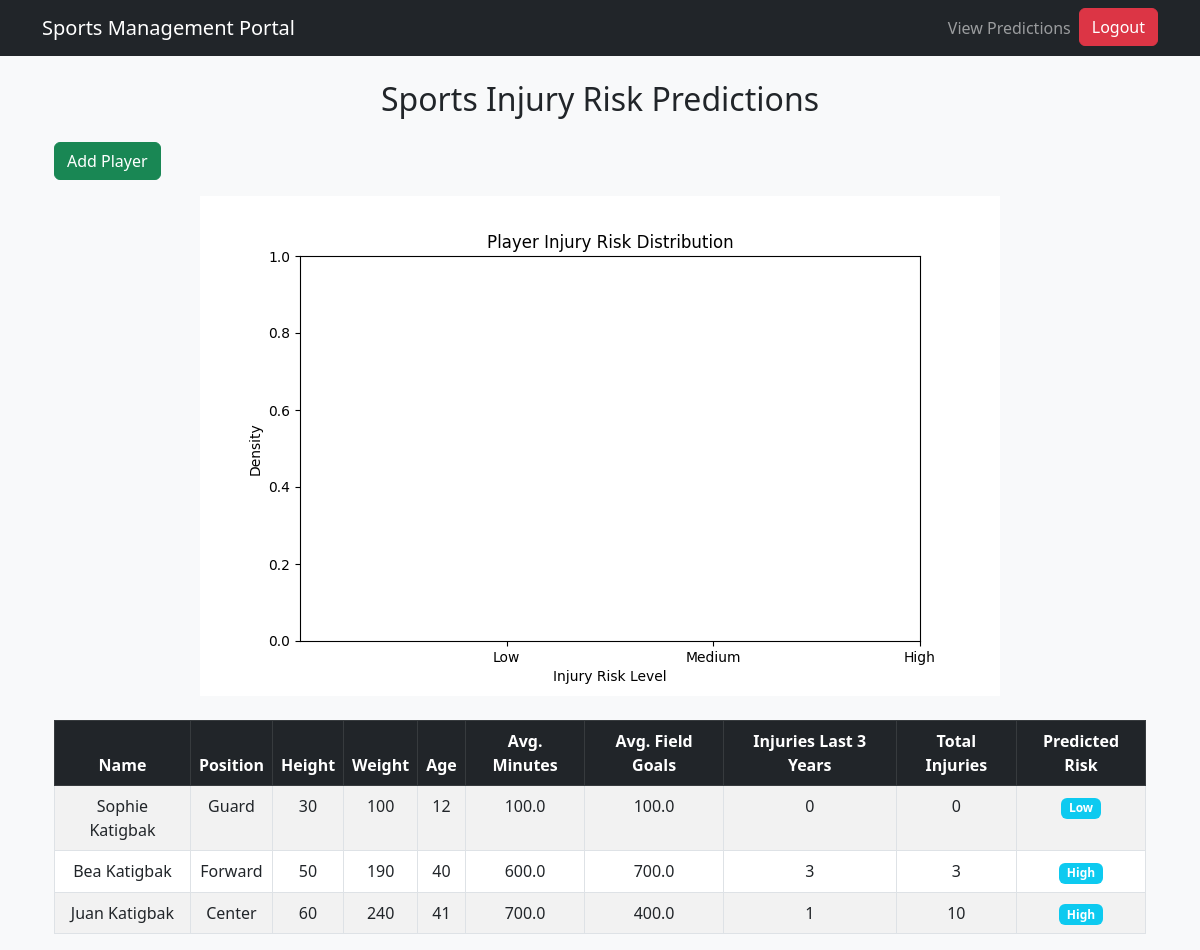
/predictions/ (signed in), run on the app's committed database.
### predictions/models.py (models this page shows, shortened)
class Player(models.Model):
    name = models.CharField(max_length=100)
    position = models.CharField(max_length=50)
    height = models.IntegerField()
    weight = models.IntegerField()
    age = models.IntegerField()
    avg_minutes = models.FloatField()
    avg_field_goals = models.FloatField()
    injuries_last_3_years = models.IntegerField(default=0)
    total_injuries = models.IntegerField(default=0)
    user = models.ForeignKey(User, on_delete=models.CASCADE)
    def calculate_risk(self):
        risk_score = 0
        if self.injuries_last_3_years >= 11:
            risk_score += 3
        elif 4 <= self.injuries_last_3_years <= 10:
            risk_score += 2
        else:
            risk_score += 1
        if self.age >= 35:
            risk_score += 2
        elif 30 <= self.age < 35:
            risk_score += 1
        if self.avg_minutes >= 35:
            risk_score += 2
        elif 30 <= self.avg_minutes < 35:
            risk_score += 1
        if self.avg_field_goals >= 200:
            risk_score += 2
        if risk_score >= 6:
            return "High"
        elif risk_score >= 4:
            return "Medium"
        else:
            return "Low"
    @property
    def predicted_risk(self):
        return self.calculate_risk()

### predictions/views.py (the view)
# urls.py: path('predictions/', player_predictions, name='player_predictions'),
@login_required
def player_predictions(request):
    players = Player.objects.filter(user=request.user)
    risk_levels = [player.calculate_risk() for player in players]
    risk_map = {"Low": 1, "Medium": 2, "High": 3}  # Convert categories to numeric values
    risk_numeric = [risk_map[risk] for risk in risk_levels] if risk_levels else [0]
    plt.figure(figsize=(8, 5))
    sns.kdeplot(risk_numeric, fill=True, bw_adjust=0.5)
    plt.xticks([1, 2, 3], ["Low", "Medium", "High"])
    plt.xlabel("Injury Risk Level")
    plt.ylabel("Density")
    plt.title("Player Injury Risk Distribution")
    buffer = io.BytesIO()
    plt.savefig(buffer, format='png')
    buffer.seek(0)
    image_png = buffer.getvalue()
    buffer.close()
    graphic = base64.b64encode(image_png)
    graphic = graphic.decode('utf-8')
    context = {'players': players, 'graphic': graphic}
    return render(request, 'predictions/player_predictions.html', context)

### predictions/templates/predictions/player_predictions.html (shortened to what this page needs)
{% extends 'base.html' %}
{% block content %}
<div class="container">
    <h2 class="text-center mb-4">Sports Injury Risk Predictions</h2>
    <div class="d-flex justify-content-between mb-3">
        <a href="{% url 'add_player' %}" class="btn btn-success">Add Player</a>
    </div>
    <div class="text-center mb-4">
        <img class="img-fluid" alt="Injury Risk Graph">
    </div>
    <table class="table table-striped table-bordered text-center">
        <thead class="table-dark">
            <tr>
                <th>Name</th>
                <th>Position</th>
                <th>Height</th>
                <th>Weight</th>
                <th>Age</th>
                <th>Avg. Minutes</th>
                <th>Avg. Field Goals</th>
                <th>Injuries Last 3 Years</th>
                <th>Total Injuries</th>
                <th>Predicted Risk</th>
            </tr>
        </thead>
        <tbody>
            {% for player in players %}
            <tr>
                <td>{{ player.name }}</td>
                <td>{{ player.position }}</td>
                <td>{{ player.height }}</td>
                <td>{{ player.weight }}</td>
                <td>{{ player.age }}</td>
                <td>{{ player.avg_minutes }}</td>
                <td>{{ player.avg_field_goals }}</td>
                <td>{{ player.injuries_last_3_years }}</td>
                <td>{{ player.total_injuries }}</td>
                <td><span class="badge bg-info">{{ player.predicted_risk }}</span></td>
            </tr>
            {% endfor %}
        </tbody>
    </table>
</div>
{% endblock %}

### data on the page
Player: name "Sophie Katigbak", position "Guard", height "30", weight "100", age "12", avg_minutes "100.0", avg_field_goals "100.0", injuries_last_3_years "0", total_injuries "0", predicted_risk "Low"
Player: name "Bea Katigbak", position "Forward", height "50", weight "190", age "40", avg_minutes "600.0", avg_field_goals "700.0", injuries_last_3_years "3", total_injuries "3", predicted_risk "High"
Player: name "Juan Katigbak", position "Center", height "60", weight "240", age "41", avg_minutes "700.0", avg_field_goals "400.0", injuries_last_3_years "1", total_injuries "10", predicted_risk "High"
